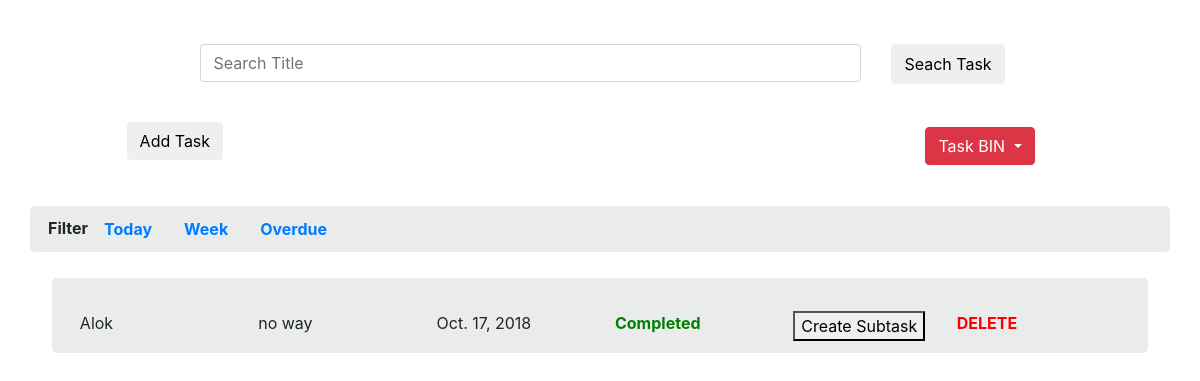
Page /filter=today on the committed database.
### todo/models.py (models this page shows, shortened)
class Task(models.Model):
    task_id = models.IntegerField(default=0)
    title = models.CharField(max_length=200)
    description = models.CharField(max_length=1000)
    status = models.BooleanField(default=False)
    duedate = models.DateField(default=datetime.datetime.fromtimestamp(time.time()).strftime('%Y-%m-%d'))
    subtask_of = models.IntegerField(default=0)

### todo/views.py (the view)
# urls.py: url('^filter=(?P<query>\w+)$', filter_task_view, name='filter_task'),
def filter_task_view(request, query):     #  filter task view
    bin_task = SoftDeletedTask.objects.all()
    val = get_filtered_task(query)
    context = {'task_list':get_effective_query(val) , 'forms': Task_Form, 'bintask': bin_task}
    return render(request, 'index.html', context)

### todo/views.py (called while the page is built, shortened)
def get_effective_query(old_task_list):             # function for getting effective query
    new_task_list = []
    for i in old_task_list:
        flag = SoftDeletedTask.objects.filter(soft_task_id=i.task_id).exists()
        if not flag:
            new_task_list.append(i)
    return new_task_list

def get_filtered_task(query):           # view for filtering data based on search_query
    if query == 'today':
        queryset = Task.objects.filter(duedate=datetime.now().strftime("%Y-%m-%d"))
        return queryset
    elif query == 'overdue':        # overdue conndition
        queryset = Task.objects.filter(duedate__lt=datetime.now().strftime("%Y-%m-%d"), status=False)
        return queryset

### todo/templates/index.html (shortened to what this page needs)
<!DOCTYPE html>
<html lang="en">
<head>
    <link rel="stylesheet" href="https://maxcdn.bootstrapcdn.com/bootstrap/4.1.3/css/bootstrap.min.css">
    {% load static %}
    <link rel="stylesheet" href="{% static 'css/style.css' %}">
</head>
<body>
<div class="container">
<div class="search_query_div">
    <form method="post" action="search" enctype="multipart/form-data">
        <div class="row form-group ">
            <div class="col-md-10 col-xs-12">
                <input type="text" class="form-control input_class" id="search_task" autocomplete="off"
                       name="search_task" placeholder="Search Title" required>
                <br>
            </div>
            <div class="col-md-2 col-xs-12">
            <button type="submit" id="button1" class="btn  submit_button_class">Seach Task</button>
            </div>
        </div>
    </form>
</div>
</div>
<div class="container">
<div class="row add_bin_div">
    <div class="col-md-9 add_task_div_class">
        <button id="addTask" class="btn add_task_button_class" onclick="show_add_task_div();return false"> Add Task
        </button>
    </div>
    <div class="col-md-3">
        <div class="dropdown drop_down_class">
            <button type="button" class="btn btn-danger dropdown-toggle" data-toggle="dropdown">
                Task BIN
            </button>
        </div>
    </div>
</div>
</div>
<div class="container filter_div_class">
    <ul class="nav">
        <li id="Filter">Filter</li>
        <li class="nav-item">
            <a class="nav-link" href="filter=today">Today</a>
        </li>
        <li class="nav-item">
            <a class="nav-link" href="filter=week">Week</a>
        </li>
        <li class="nav-item">
            <a class="nav-link" href="filter=overdue">Overdue</a>
        </li>
    </ul>
</div>
<div class="container">
<div class="task_list_div_class" style="margin:5% 2%;">
    {% for task in task_list %}
    <div class="row" id="changes">
        <div class="col-sm-2 rectangle_box">{{task.title}}</div>
        <div class="col-sm-2 rectangle_box">{{task.description}}</div>
        <div class="col-sm-2 rectangle_box">{{task.duedate}}</div>
        {% if task.status %}
        <div class="col-sm-2 rectangle_box">
            <a id="Completed" href=""> Completed</a>
        </div>
        {% else %}
        <div class="col-sm-2 rectangle_box">
            <a id="Pending" href="change_status/{{task.task_id}}"> Pending</a>
        </div>
        {% endif %}
        <div class="col-sm-2 rectangle_box">
            <button id="{{task.task_id}}" onclick="show_sub_task_div(this.id)">Create Subtask</button>
        </div>
        <div class="delete_task_div rectangle_box">
            <a id="Delete" href="delete/{{task.task_id}}">DELETE</a>
        </div>
    </div>
    <br>
    <br>
    {% endfor %}
</div>
</div>
</body>
</html>

### todo/static/css/style.css (style rules this page uses)
.search_query_div { margin: 0 auto !important; padding-bottom:0%; padding-top:4%; max-width:80%; padding-left:4%; padding-right:4%; }
.delete_task_div { color:red; }
.drop_down_class { padding:5px; }
.add_bin_div { margin-left: 6% !important; }
.filter_div_class { margin-top:3%; background-color: #eaecec; border: 3px solid #eaecec; border-radius: 5px; font-weight: bold; }
#changes { background-color: #eaecec; position: relative; height: auto; border: 2px solid #eaecec; border-radius: 5px; margin-top: -30px; padding: 1% 1%; }
.rectangle_box { position:relative; margin-top: 20px; }
#Completed { font-weight: bold; color: green; }
#Delete { font-weight: bold; color: red; }
#Filter { position:relative; top:7px; }
#button1 { height:40px; }

### rows in the picture
Task: title "Alok", description "no way", duedate "Oct. 17, 2018", status "Completed"
